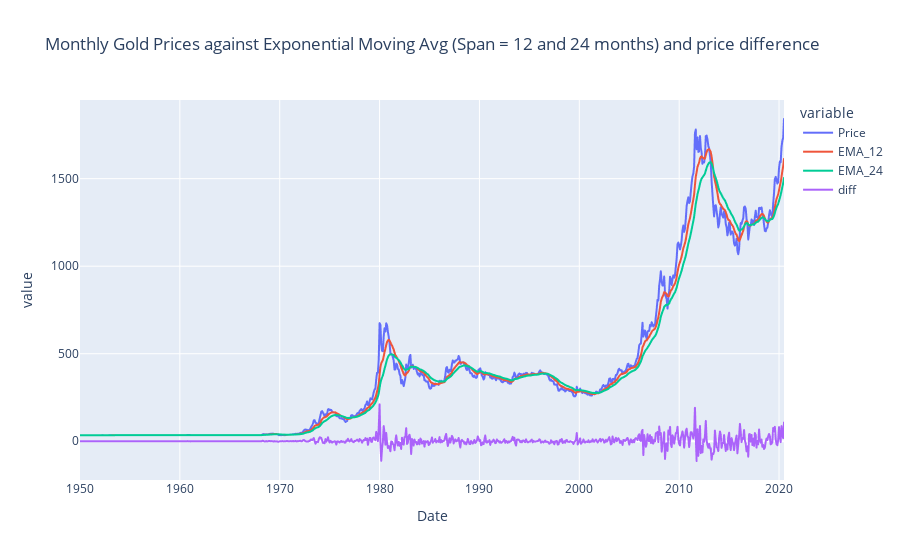

The notebook cell this image was saved under:
### Code cell
mnty.plot(kind = 'line', title = "Monthly Gold Prices against Exponential Moving Avg (Span = 12 and 24 months) and price difference")

### Figure 1 — Plotly figure (JSON) as saved in the notebook; plotly's stock layout.template omitted (floating-point values rounded to 4 significant figures; data arrays with more than 128 entries replaced by an {"elided": "..."} marker saying what was removed)
{"data": [{"hovertemplate": "variable=Price<br>Date=%{x}<br>value=%{y}<extra></extra>", "legendgroup": "Price", "line": {"color": "#636efa", "dash": "solid"}, "mode": "lines", "name": "Price", "showlegend": true, "type": "scattergl", "x": {"elided": "847 str values"}, "xaxis": "x", "y": {"elided": "847 float values"}, "yaxis": "y"}, {"hovertemplate": "variable=EMA_12<br>Date=%{x}<br>value=%{y}<extra></extra>", "legendgroup": "EMA_12", "line": {"color": "#EF553B", "dash": "solid"}, "mode": "lines", "name": "EMA_12", "showlegend": true, "type": "scattergl", "x": {"elided": "847 str values"}, "xaxis": "x", "y": {"elided": "847 float values"}, "yaxis": "y"}, {"hovertemplate": "variable=EMA_24<br>Date=%{x}<br>value=%{y}<extra></extra>", "legendgroup": "EMA_24", "line": {"color": "#00cc96", "dash": "solid"}, "mode": "lines", "name": "EMA_24", "showlegend": true, "type": "scattergl", "x": {"elided": "847 str values"}, "xaxis": "x", "y": {"elided": "847 float values"}, "yaxis": "y"}, {"hovertemplate": "variable=diff<br>Date=%{x}<br>value=%{y}<extra></extra>", "legendgroup": "diff", "line": {"color": "#ab63fa", "dash": "solid"}, "mode": "lines", "name": "diff", "showlegend": true, "type": "scattergl", "x": {"elided": "847 str values"}, "xaxis": "x", "y": {"elided": "847 float values"}, "yaxis": "y"}], "layout": {"legend": {"title": {"text": "variable"}, "tracegroupgap": 0}, "title": {"text": "Monthly Gold Prices against Exponential Moving Avg (Span = 12 and 24 months) and price difference"}, "xaxis": {"anchor": "y", "domain": [0, 1], "title": {"text": "Date"}}, "yaxis": {"anchor": "x", "domain": [0, 1], "title": {"text": "value"}}}}
